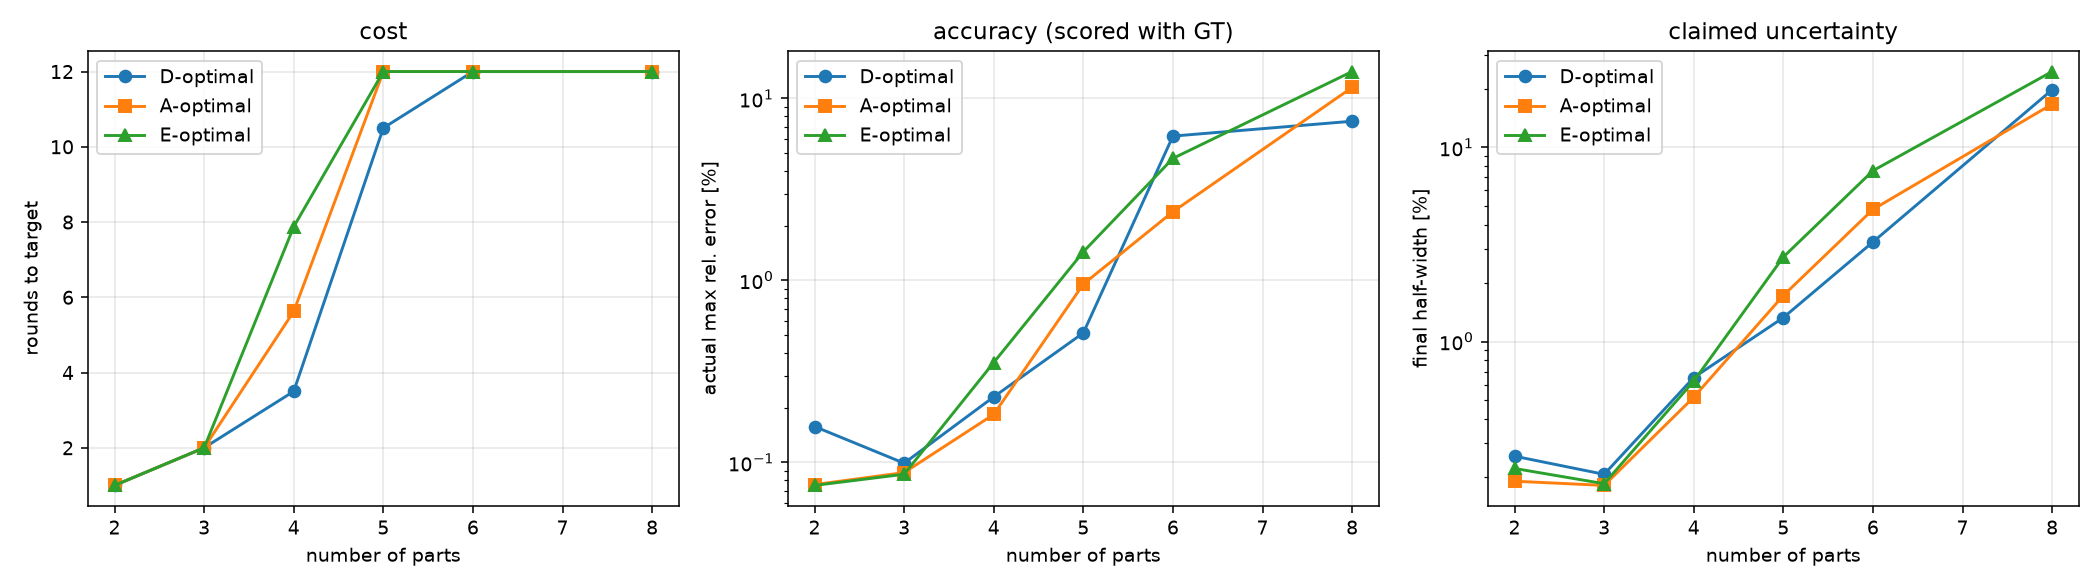

Write Python code to recreate this figure.
"""검토 ④: 자세 선택 기준을 D / A / E 중 무엇으로 할 것인가.

세 기준이 뭘 줄이려 하는지
--------------------------
사후 공분산 Sigma 를 상대 단위로 정규화한 S = Sigma / (rho rho^T) 위에서,

  D-최적 : det(S) 를 줄인다   -> 불확실성 '덩어리의 부피'. 모든 방향의 곱.
  A-최적 : trace(S) 를 줄인다 -> 분산의 합. 평균적으로 잘 맞추기.
  E-최적 : lambda_max(S) 를 줄인다 -> 가장 안 보이는 방향 하나. 최악 대비.

파트가 2~3개면 셋이 거의 같은 자세를 고른다. 미지수가 적어 방향 간 격차가
작기 때문이다. 차이는 파트가 늘어야 벌어진다. 그래서 실물 3-link 의 치수
규칙을 그대로 이어붙여 P = 2..8 짜리 물체를 만들어 비교한다.

무엇으로 채점하나
-----------------
정지 조건이 '최대 상대 반폭'이므로, 그것과 결이 같은 지표로 본다.
  - 목표 반폭에 닿기까지 걸린 라운드 수  (적을수록 좋다)
  - 그때의 실제 최대 상대오차            (GT 로 채점, 설계에는 안 씀)
  - 최악 파트의 반폭                     (E 가 직접 노리는 것)

실행:
  ../robot_learning/scripts/run_drake_env.sh python study_criterion.py
"""

import argparse

import numpy as np

import angle_aware as aa
import density_id_drake as alg
import density_id_objects as obj
import design_core as dc
import nlink


def closed_loop(spec, rho_gt, kind, target, max_rounds, seed, rel,
                g_dirs, n_starts, estimator="tls"):
    """한 기준으로 폐루프를 돌린다. GT 는 채점용으로만 반환한다."""
    rng = np.random.default_rng(seed)
    floor_deg = aa.DEFAULT_ANGLE_FLOOR_DEG
    bounds = [j.limits_rad for j in spec.joints]
    Sigma = alg.SIGMA0.copy()
    rho_hat = alg.MU0.copy()
    blocks, rounds = [], []
    history = []

    for round_index in range(1, max_rounds + 1):
        theta, _ = dc.continuous_best(
            bounds,
            lambda t: dc.utility(t, rho_hat, Sigma, g_dirs, kind, rel),
            n_starts=n_starts, seed=seed + round_index)

        sigma = np.sqrt(np.diag(aa.angle_covariance(theta, rel, floor_deg)))
        actual = np.atleast_1d(theta) + rng.normal(0.0, sigma)
        measured = actual + rng.normal(0.0, sigma)
        y = alg.measure(actual, g_dirs=list(g_dirs), rng=rng)

        A = dc.regressor(measured, g_dirs)
        R = dc.effective_cov(measured, rho_hat, g_dirs, rel, floor_deg)
        blocks.append((A, y, R))
        rounds.append((measured, y))
        Sigma = dc.posterior(Sigma, A, R)

        rho_wls = dc.wls_map(blocks, alg.MU0, alg.SIGMA0, alg.RHO_BOUNDS)
        if estimator == "tls":
            rho_hat, _ = dc.tls_map(rounds, alg.MU0, alg.SIGMA0,
                                    alg.RHO_BOUNDS, g_dirs,
                                    rho_init=rho_wls, rel_error=rel,
                                    floor_deg=floor_deg)
        else:
            rho_hat = rho_wls

        half = dc.half_width(Sigma, rho_hat)
        history.append(dict(
            round=round_index, theta=np.degrees(np.atleast_1d(theta)),
            half=float(half.max()),
            error=float(np.max(np.abs(rho_hat - rho_gt) / rho_gt)),   # 채점용
            worst_part=int(np.argmax(half))))
        if half.max() <= target:
            break
    return history


def main():
    ap = argparse.ArgumentParser()
    ap.add_argument("--parts", type=int, nargs="*", default=[2, 3, 4, 5, 6, 8])
    ap.add_argument("--seeds", type=int, default=8)
    ap.add_argument("--target", type=float, default=0.01)
    ap.add_argument("--max-rounds", type=int, default=12)
    ap.add_argument("--angle-rel-error", type=float,
                    default=aa.DEFAULT_ANGLE_REL_ERROR)
    ap.add_argument("--starts", type=int, default=8)
    ap.add_argument("--estimator", default="tls", choices=("tls", "wls"))
    ap.add_argument("--plot", default="study_criterion.png")
    args = ap.parse_args()

    g_dirs = dc.CANONICAL_TRIAD
    print(f"목표 반폭 {100*args.target:.1f}%   최대 {args.max_rounds}라운드   "
          f"seed {args.seeds}개   추정기 {args.estimator.upper()}")
    print("자세 선택은 연속 최적화. GT 는 '실제오차' 열에만 쓰인다.\n")

    result = {}
    for n_part in args.parts:
        spec = nlink.make_spec(n_part)
        obj.set_measurement_averaging()
        rho_gt = obj.bind_object(spec)
        obj.apply_weight_prior(spec, obj.assembled_mass_kg(spec))

        print(f"── 파트 {n_part}개 (관절 {len(spec.joints)}개) "
              f"GT {np.round(rho_gt, 0)}")
        print(f"   {'기준':>4}{'라운드':>7}{'미달':>6}{'최종반폭%':>11}"
              f"{'실제오차%':>11}{'최악파트':>10}")
        for kind in dc.CRITERIA:
            runs = [closed_loop(spec, rho_gt, kind, args.target,
                                args.max_rounds, 100 * s, args.angle_rel_error,
                                g_dirs, args.starts, args.estimator)
                    for s in range(args.seeds)]
            n_round = np.array([len(h) for h in runs])
            failed = int(np.sum([h[-1]["half"] > args.target for h in runs]))
            half = np.array([h[-1]["half"] for h in runs])
            err = np.array([h[-1]["error"] for h in runs])
            worst = np.bincount([h[-1]["worst_part"] for h in runs],
                                minlength=n_part).argmax()
            result[(n_part, kind)] = dict(rounds=n_round, half=half, err=err)
            print(f"   {kind:>4}{n_round.mean():>7.1f}{failed:>6}"
                  f"{100*half.mean():>11.3f}{100*err.mean():>11.3f}"
                  f"{worst:>10}")
        print()

    # ------------------------------------------------------------------
    print("요약: 파트 수별 승자 (라운드 수 -> 동률이면 실제오차)")
    print(f"  {'파트':>4}" + "".join(f"{k:>10}" for k in dc.CRITERIA)
          + f"{'승자':>8}")
    for n_part in args.parts:
        rounds = {k: result[(n_part, k)]["rounds"].mean() for k in dc.CRITERIA}
        errs = {k: result[(n_part, k)]["err"].mean() for k in dc.CRITERIA}
        best = min(dc.CRITERIA, key=lambda k: (round(rounds[k], 1), errs[k]))
        print(f"  {n_part:>4}" + "".join(f"{rounds[k]:>10.1f}"
                                          for k in dc.CRITERIA)
              + f"{best:>8}")

    print("\n읽는 법")
    print("  파트 2~3개에서는 셋이 같은 라운드에 끝난다. 미지수가 적어 어느")
    print("  기준으로 골라도 사실상 같은 자세가 나오기 때문이다. 이 구간의")
    print("  '승자'는 실제오차 소수점 차이라 의미를 두면 안 된다.")
    print()
    print("  갈리는 건 파트 4개부터다. 여기서 D 가 이긴다.")
    print()
    print("  E 가 질 것 같지 않은데 지는 이유:")
    print("    E 는 가장 안 보이는 방향 '하나'만 본다. 그 하나를 고치면 다음")
    print("    라운드엔 다른 방향이 최악이 되고, 그걸 고치면 또 원래 방향이")
    print("    최악이 된다. 한 번에 하나씩만 보니까 돌려막기가 된다.")
    print("    게다가 lambda_max 는 고윳값이 뒤바뀌는 지점에서 미분이 끊긴다.")
    print("    연속 최적화기가 싫어하는 모양이라 최적점을 잘 못 찾는다.")
    print()
    print("  D 가 이기는 이유:")
    print("    logdet 은 모든 방향을 한꺼번에 본다. 매끄러워서 최적화도 잘 된다.")
    print("    '최악 하나'를 직접 노리지 않는데도 결과적으로 최악이 가장 빨리")
    print("    줄어든다 — 나머지를 같이 줄여두면 돌려막기가 안 생기기 때문이다.")
    print()
    print("  주의: 파트 5개부터는 셋 다 12라운드 안에 목표(1%)에 못 닿는다.")
    print("  기준을 바꿔서 해결될 문제가 아니라, 각도오차 +-5% 로는 그만큼의")
    print("  미지수를 가를 정보가 애초에 부족한 것이다. 파트가 많은 물체를")
    print("  다루려면 각도 정밀도를 올리거나 라운드 예산을 늘려야 한다.")

    try:
        import matplotlib
        matplotlib.use("Agg")
        import matplotlib.pyplot as plt

        fig, axes = plt.subplots(1, 3, figsize=(15, 4.2))
        for kind, style in zip(dc.CRITERIA, ("o-", "s-", "^-")):
            axes[0].plot(args.parts,
                         [result[(p, kind)]["rounds"].mean() for p in args.parts],
                         style, label=f"{kind}-optimal")
            axes[1].plot(args.parts,
                         [100 * result[(p, kind)]["err"].mean() for p in args.parts],
                         style, label=f"{kind}-optimal")
            axes[2].plot(args.parts,
                         [100 * result[(p, kind)]["half"].mean() for p in args.parts],
                         style, label=f"{kind}-optimal")
        axes[0].set_ylabel("rounds to target"); axes[0].set_title("cost")
        axes[1].set_ylabel("actual max rel. error [%]")
        axes[1].set_title("accuracy (scored with GT)"); axes[1].set_yscale("log")
        axes[2].set_ylabel("final half-width [%]")
        axes[2].set_title("claimed uncertainty"); axes[2].set_yscale("log")
        for ax in axes:
            ax.set_xlabel("number of parts"); ax.grid(alpha=0.3); ax.legend()
        fig.tight_layout()
        fig.savefig(args.plot, dpi=140)
        print(f"\n그림 저장 -> {args.plot}")
    except ImportError:
        pass


if __name__ == "__main__":
    main()
